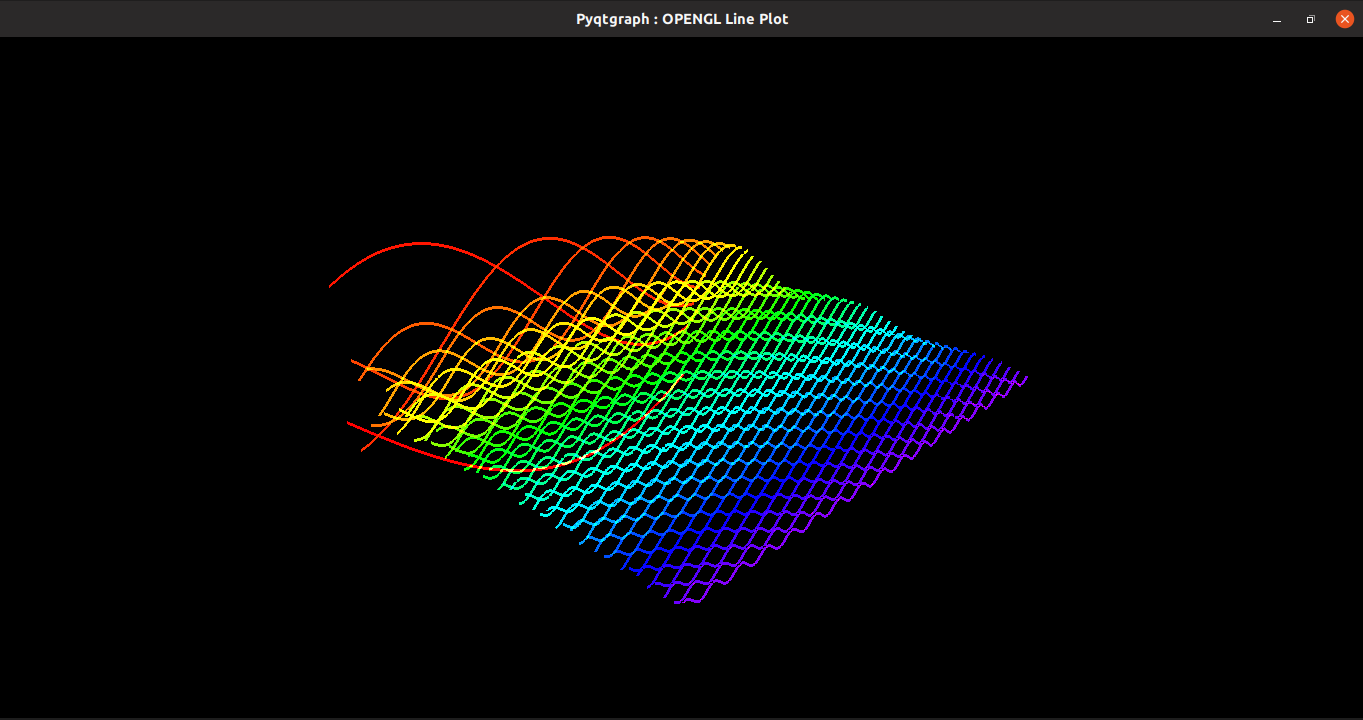

Write the Python code that produced this figure.
from pyqtgraph.Qt import QtCore, QtGui
import pyqtgraph.opengl as gl
import pyqtgraph as pg
import numpy as np
import sys
import time


class Visualizer(object):
    def __init__(self):
        self.traces = dict()
        self.app = QtGui.QApplication(sys.argv)
        self.w = gl.GLViewWidget()
        self.w.opts['distance'] = 100                                # Distance to view from
        self.w.setWindowTitle('pyqtgraph : OPENGL Line Plot')        # Title
        self.w.setGeometry(0, 110, 1920, 1080)                       # Viewing box geometery
        self.w.show()

        self.phase = 0                                               # Phase offset initial  Value 
        self.lines = 50                                              # Number of lines
        self.points = 1000                                           # Number of points to be displayed
        self.y = np.linspace(-10, 10, self.lines) 
        self.x = np.linspace(-10, 10, self.points)

        for i, line in enumerate(self.y):
            y = np.array([line] * self.points)
            d = np.sqrt(self.x ** 2 + y ** 2)
            sine = 10 * np.sin(d + self.phase)
            pts = np.vstack([self.x, y, sine]).transpose()
            self.traces[i] = gl.GLLinePlotItem(
                pos=pts,
                color=pg.glColor((i, self.lines * 1.3)),
                width=(i + 1) / 10,
                antialias=True
            )
            self.w.addItem(self.traces[i])

    def start(self):
        if (sys.flags.interactive != 1) or not hasattr(QtCore, 'PYQT_VERSION'):
            QtGui.QApplication.instance().exec_()

    def set_plotdata(self, name, points, color, width):
        self.traces[name].setData(pos=points, color=color, width=width)

    def update(self):
        stime = time.time()
        for i, line in enumerate(self.y):
            y = np.array([line] * self.points)

            amp = 10 / (i + 1)
            phase = self.phase * (i + 1) - 10
            freq = self.x * (i + 1) / 10

            sine = amp * np.sin(freq - phase)
            pts = np.vstack([self.x, y, sine]).transpose()

            self.set_plotdata(
                name=i, points=pts,
                color=pg.glColor((i, self.lines * 1.3)),
                width=3
            )
            self.phase -= .0002

        print('{:.0f} FPS'.format(1 / (time.time() - stime)))

    def animation(self):
        timer = QtCore.QTimer()
        timer.timeout.connect(self.update)
        timer.start(10)
        self.start()


# Start event loop.
if __name__ == '__main__':
    v = Visualizer()
    v.animation()
